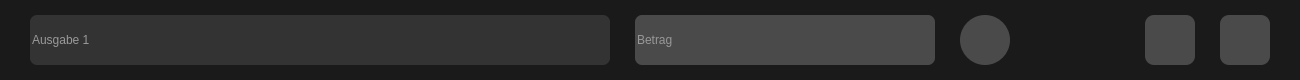
<?xml version="1.0" encoding="UTF-8"?>
<ui version="4.0">
 <class>EntryForm</class>
 <widget class="QWidget" name="EntryForm">
  <property name="geometry">
   <rect>
    <x>0</x>
    <y>0</y>
    <width>1300</width>
    <height>80</height>
   </rect>
  </property>
  <property name="windowTitle">
   <string>Form</string>
  </property>
  <property name="styleSheet">
   <string notr="true">background-color: rgb(26, 26, 26);</string>
  </property>
  <layout class="QHBoxLayout" name="horizontalLayout">
   <item>
    <widget class="QLineEdit" name="categoryLineEdit">
     <property name="minimumSize">
      <size>
       <width>200</width>
       <height>50</height>
      </size>
     </property>
     <property name="maximumSize">
      <size>
       <width>580</width>
       <height>16777215</height>
      </size>
     </property>
     <property name="mouseTracking">
      <bool>true</bool>
     </property>
     <property name="styleSheet">
      <string notr="true">background-color: rgb(51, 51, 51);
border-radius: 7px;
color: rgb(255, 255, 255);
font: 400 14pt &quot;Segoe UI&quot;;
qproperty-alignment: AlignCenter;</string>
     </property>
     <property name="placeholderText">
      <string>Ausgabe 1</string>
     </property>
    </widget>
   </item>
   <item>
    <widget class="QLineEdit" name="spendingLineEdit">
     <property name="minimumSize">
      <size>
       <width>300</width>
       <height>50</height>
      </size>
     </property>
     <property name="maximumSize">
      <size>
       <width>300</width>
       <height>50</height>
      </size>
     </property>
     <property name="styleSheet">
      <string notr="true">QLineEdit{
background-color: rgb(74, 74, 74);
border-radius: 7px;
qproperty-alignment: AlignCenter;
color: rgb(229, 229, 229);
font: 600 14pt &quot;Segoe UI&quot;;
}
</string>
     </property>
     <property name="placeholderText">
      <string>Betrag</string>
     </property>
    </widget>
   </item>
   <item>
    <widget class="QPushButton" name="editButton">
     <property name="maximumSize">
      <size>
       <width>50</width>
       <height>50</height>
      </size>
     </property>
     <property name="styleSheet">
      <string notr="true">QPushButton
{
	background-color: rgb(74, 74, 74);
border-radius: 25px;
}
QPushButton:hover {
	
	background-color: rgb(63, 63, 63);
}
QPushButton:pressed {
	
	background-color: rgb(48, 48, 48);
}

QPushButton:disabled{
	
}</string>
     </property>
     <property name="text">
      <string/>
     </property>
     <property name="icon">
      <iconset resource="../../../assets/recource.qrc">
       <normaloff>:/img/pencil.png</normaloff>:/img/pencil.png</iconset>
     </property>
     <property name="iconSize">
      <size>
       <width>30</width>
       <height>30</height>
      </size>
     </property>
    </widget>
   </item>
   <item>
    <spacer name="horizontalSpacer_2">
     <property name="orientation">
      <enum>Qt::Horizontal</enum>
     </property>
     <property name="sizeType">
      <enum>QSizePolicy::Maximum</enum>
     </property>
     <property name="sizeHint" stdset="0">
      <size>
       <width>110</width>
       <height>20</height>
      </size>
     </property>
    </spacer>
   </item>
   <item>
    <widget class="QPushButton" name="cancelButton">
     <property name="minimumSize">
      <size>
       <width>50</width>
       <height>50</height>
      </size>
     </property>
     <property name="maximumSize">
      <size>
       <width>50</width>
       <height>50</height>
      </size>
     </property>
     <property name="styleSheet">
      <string notr="true">QPushButton
{
	background-color: rgb(74, 74, 74);
border-radius: 9px;
font-size: 25px;
}
QPushButton:hover {
	
	background-color: rgb(63, 63, 63);
}
QPushButton:pressed {
	
	background-color: rgb(48, 48, 48);
}

QPushButton:disabled{
	
}</string>
     </property>
     <property name="text">
      <string/>
     </property>
     <property name="icon">
      <iconset resource="../../../assets/recource.qrc">
       <normaloff>:/img/recycle-bin.png</normaloff>:/img/recycle-bin.png</iconset>
     </property>
     <property name="iconSize">
      <size>
       <width>25</width>
       <height>25</height>
      </size>
     </property>
    </widget>
   </item>
   <item>
    <widget class="QPushButton" name="submitButton">
     <property name="minimumSize">
      <size>
       <width>50</width>
       <height>50</height>
      </size>
     </property>
     <property name="maximumSize">
      <size>
       <width>50</width>
       <height>50</height>
      </size>
     </property>
     <property name="styleSheet">
      <string notr="true">

QPushButton
{
	background-color: rgb(74, 74, 74);
	border-radius: 9px;
	font-size: 25px;
	color: rgb(85, 255, 0);
}
QPushButton:hover {
	
	background-color: rgb(63, 63, 63);
}
QPushButton:pressed {
	
	background-color: rgb(48, 48, 48);
}
QPushButton:disabled{
	
	//background-color: rgb(148, 148, 148);
}</string>
     </property>
     <property name="icon">
      <iconset resource="../../../assets/recource.qrc">
       <normaloff>:/img/check.png</normaloff>:/img/check.png</iconset>
     </property>
     <property name="iconSize">
      <size>
       <width>25</width>
       <height>25</height>
      </size>
     </property>
    </widget>
   </item>
  </layout>
 </widget>
 <resources>
  <include location="../../../assets/recource.qrc"/>
 </resources>
 <connections/>
</ui>
